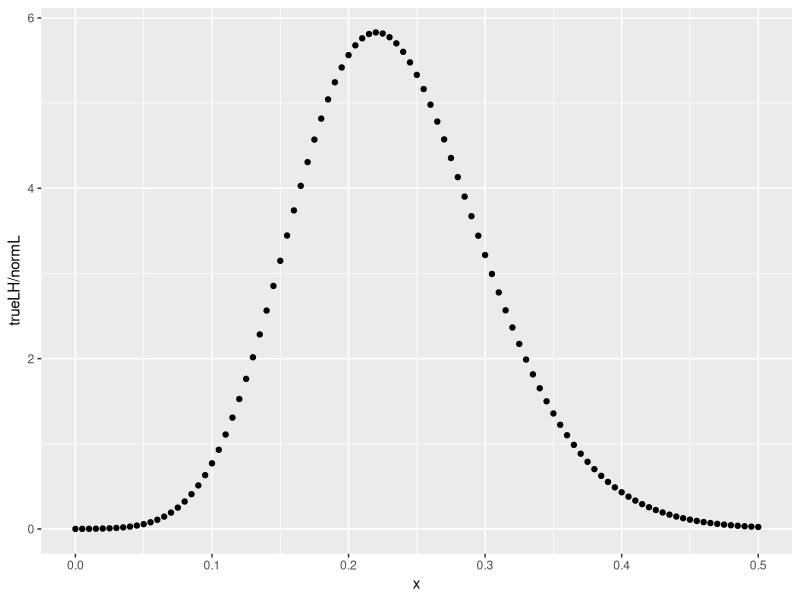
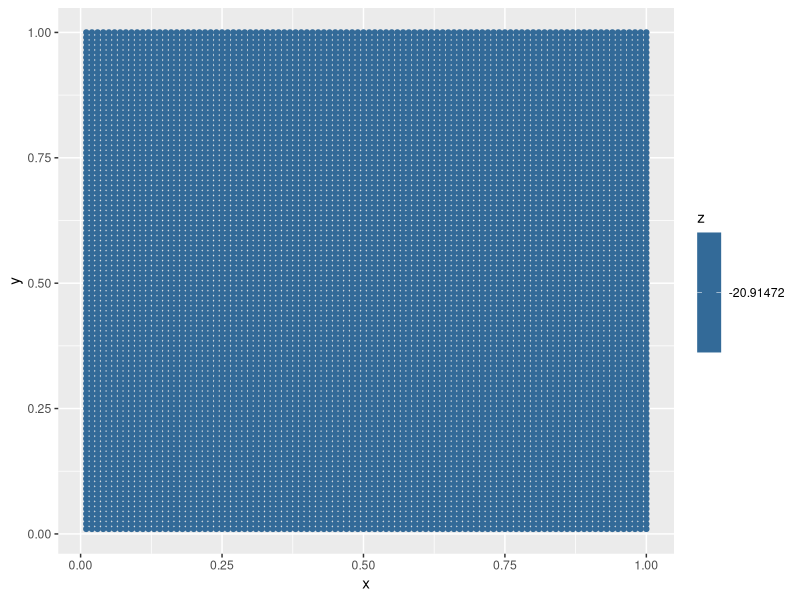

R code for these plots, in order:
#tableform
#SN    redshift    distancmodulus    sigma
sndata <- read.table("supernovae.csv", header = TRUE, sep = ",")

subset <- seq(1, 580, by = 15)
Nsubset <- length(subset)
sndata <- sndata[subset, ]

H <- function(z, OmegaM, OmegaL) {
    return(sqrt(OmegaM * (1 + z)^3 + OmegaL))
}

ComovingDist <- function(z, OmegaM, OmegaL) {
    integrand <- function(zz) {
        1/H(zz, OmegaM, OmegaL)
    }
    return(integrate(integrand, 0, z)$value)
}

LuminosityDist <- function(z, OmegaM, OmegaL) {
    dC <- ComovingDist(z, OmegaM, OmegaL)
    return((1 + z) * dC)
}

mu <- function(z, OmegaM, OmegaL) {
    return(5 * log10(LuminosityDist(z, OmegaM, OmegaL)))
}

S <- function(n, OmegaM, OmegaL) {
    mui <- sapply(sndata$redshift, function(z)mu(z, OmegaM, OmegaL))
    y <- mui - sndata$distancemodulus

    return(sum(y^n / sndata$sigma^2))
    #return(sum((mu(sndata$redshift, OmegaM, OmegaL) - sndata$distancemodulus)^n / sndata$sigma^2))
}

logLikelihood <- function(theta) {
    OmegaM <- theta[1]
    OmegaL <- theta[2]
    print(theta)
    return(-1/2 * (S(2, OmegaM, OmegaL) - S(1, OmegaM, OmegaL)^2 / S(0, OmegaM, OmegaL)))
}

#flat universe
logLflat <- function(Om) {
    logLikelihood(c(Om, 1 - Om))
}

library('tidyverse')
dxvect <- 0.005
data = tibble(
    x = seq(0, .5, by = dxvect),
    y = sapply(x, logLflat),
    trueLH = exp(y - max(y)),
    normL = dxvect * sum(trueLH))

g = ggplot(data, aes(x = x, y= trueLH/normL)) + geom_point()
ggsave('plot1.png')

lh = function(Om, Ol) {
    logLikelihood(c(Om, Ol))
}

N = 100
xdata = c()
ydata = c()
for (i in 1:N) {
    for (j in 1:N) {
        xdata = c(xdata, i/N)
        ydata = c(ydata, j/N)
    }
}
data2 = tibble(
    x = xdata,
    y = ydata,
    z = lh(xdata, ydata)
    )
data2
g = ggplot(data2, aes(x = x, y= y, color=z)) + geom_point()
ggsave('plot2.png')
